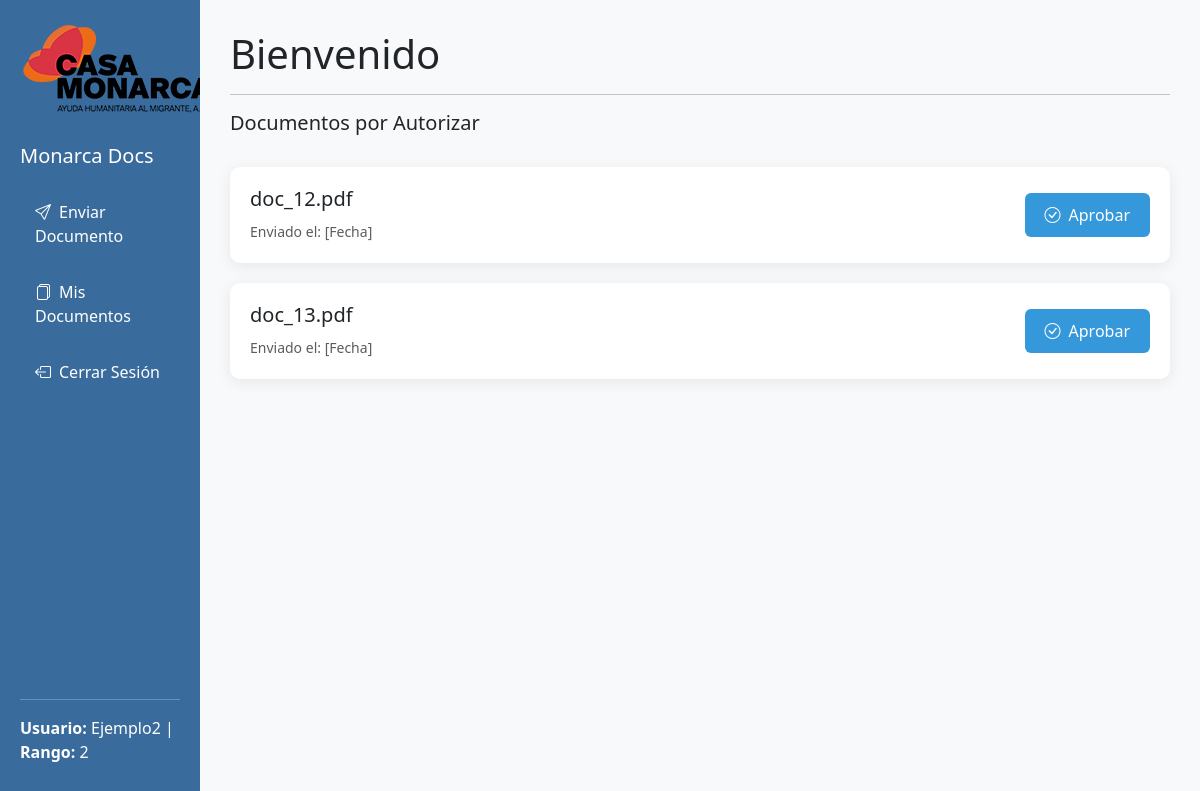
Page /dashboard (signed in) on the committed database.
### app.py (models this page shows)
class User(db.Model):
    id = db.Column(db.Integer, primary_key=True)
    username = db.Column(db.String(80), unique=True)
    password = db.Column(db.String(200))  # deja espacio para el hash
    rank = db.Column(db.Integer)
    admin = db.Column(db.Boolean)

class Document(db.Model):
    id = db.Column(db.Integer, primary_key=True)
    filename = db.Column(db.String(255))
    filepath = db.Column(db.String(255))
    sender_id = db.Column(db.Integer)
    current_approver = db.Column(db.Integer)
    status = db.Column(db.String(20))  # pending, approved, rejected
    approvers = db.Column(db.String(255))  # IDs separados por comas
    category = db.Column(db.String(255))

### app.py (the view)
@app.route("/dashboard")
@login_required
def dashboard():
    user = User.query.get(session["user_id"])
    pending = Document.query.filter_by(current_approver=user.id).all()
    return render_template("dashboard.html", user=user, documentos=pending)

### app.py (called while the page is built)
def login_required(f):
    @wraps(f)
    def decorated(*args, **kwargs):
        if "user_id" not in session:
            return redirect(url_for("login"))
        return f(*args, **kwargs)
    return decorated

### templates/dashboard.html (shortened to what this page needs)
<!DOCTYPE html>
<html lang="es">
<head>
    <link href="https://cdn.jsdelivr.net/npm/bootstrap@5.3.0/dist/css/bootstrap.min.css" rel="stylesheet">
    <link rel="stylesheet" href="https://cdn.jsdelivr.net/npm/bootstrap-icons@1.10.0/font/bootstrap-icons.css">
    <link rel="stylesheet" type="text/css" href="{{ url_for('static', filename='style.css') }}">
</head>
<body>
    <div class="container-fluid">
        <div class="row">
            <div class="col-md-3 col-lg-2 sidebar d-flex flex-column" style="height: 100vh;">
                <a href="/dashboard"><img src="{{ url_for('static', filename='Logo-Monarca-Home.png') }}" alt="Logo"
                        class="logo mb-4"></a>
                <h5 class="mb-4"><a href="/dashboard" class="link-dashboard">Monarca Docs</a></h5>
                <nav class="nav flex-column">
                    <ul class="navbar-nav">
                        <li class="nav-item">
                            <a href="/enviar_documento" class="nav-link text-white mb-3">
                                <i class="bi bi-send me-2"></i>Enviar Documento
                            </a>
                        </li>
                        <li class="nav-item">
                            <a href="/mis_documentos" class="nav-link text-white mb-3">
                                <i class="bi bi-files me-2"></i>Mis Documentos
                            </a>
                        </li>
                        <li class="nav-item">
                            <a href="/logout" class="nav-link text-white">
                                <i class="bi bi-box-arrow-left me-2"></i>Cerrar Sesión
                            </a>
                        </li>
                    </ul>
                </nav>
                <div class="mt-auto text-white">
                    <hr>
                    <p>
                        <strong>Usuario:</strong> {{ user.username }}
                        |
                        <strong>Rango:</strong> {{ user.rank }}
                    </p>
                </div>
            </div>
            <div class="col-md-9 col-lg-10 main-content">
                <h1>Bienvenido</h1>
                <hr>
                {% if documentos %}
                <h5>Documentos por Autorizar</h5>
                <br>
                {% for doc in documentos %}
                <div class="document-card">
                    <div class="d-flex justify-content-between align-items-center">
                        <div>
                            <h5>{{ doc.filename }}</h5>
                            <small class="text-muted">Enviado el: [Fecha]</small>
                        </div>
                        <a href="/aprobar_documento/{{ doc.id }}" class="btn btn-primary">
                            <i class="bi bi-check-circle me-2"></i>Aprobar
                        </a>
                    </div>
                </div>
                {% endfor %}
                {% else %}
                <p class="mt-4">No hay documentos por autorizar.</p>
                {% endif %}
            </div>
        </div>
    </div>
</body>
</html>

### static/style.css (style rules this page uses)
:root { --main-color: #396b9c; --accent-color: #3498db; }
body { background: linear-gradient(135deg, #f8f9fa 0%, #e9ecef 100%); min-height: 100vh; display: flex; align-items: center; }
.sidebar { background: var(--main-color); min-height: 100vh; color: white; padding: 20px; }
.main-content { background: #f8f9fa; min-height: 100vh; padding: 30px; }
.document-card { background: white; border-radius: 10px; padding: 20px; margin-bottom: 20px; box-shadow: 0 3px 15px rgba(0, 0, 0, 0.08); transition: transform 0.3s ease; }
.btn-primary { background-color: var(--accent-color); border: none; padding: 10px 20px; }
.link-dashboard { color: white; text-decoration: none; }
.nav-link { padding-left: 15px; }

### rows in the picture
User: username "Ejemplo2", rank "2"
Document: filename "doc_12.pdf"
Document: filename "doc_13.pdf"
